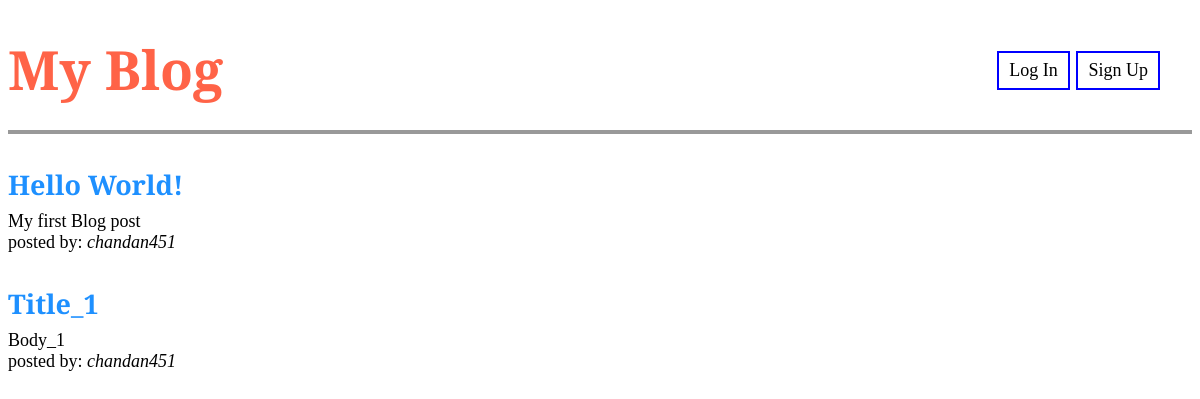
/, run on an earlier commit of the app's database.
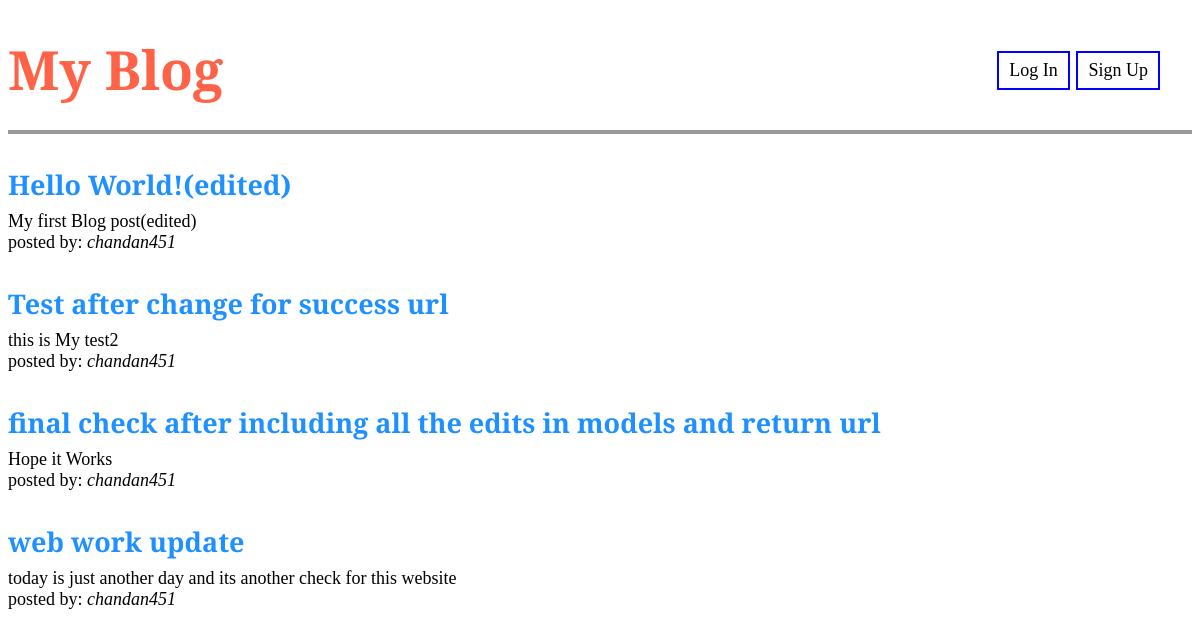
And on a later commit of the database.
### blog/models.py (models this page shows, shortened)
class Post(models.Model):
    title  = models.CharField(max_length=200)
    author = models.ForeignKey(User, on_delete=models.CASCADE)
    body   = models.TextField()

### blog/views.py (the view)
# urls.py: path('', BlogListView.as_view(), name='home'),
class BlogListView(ListView):
    model = Post
    template_name = 'home.html'

### templates/home.html
{% extends 'base.html' %}
{% block content %}
  {% for post in object_list %}
    <div class='post-entry'>
        <h2><a href="{% url 'post_detail' post.pk %}">{{ post.title }}</a></h2>
        <p>{{ post.body }}</p>
        {% if post.author == user %}
        <p>My Post</p>
        {% else %}
        <p>posted by: <i>{{ post.author }}</i></p>
        {% endif %}
    </div>
  {% endfor %}
{% endblock content %}

### templates/base.html (shortened to what this page needs)
<!DOCTYPE html>
{% load static %}
<html>
<head>
    <link href="{% static 'css/base.css' %}" rel="stylesheet">
</head>
<body>
    <div>
      <header>
        <div class="nav-left">
         <h1><a href= "{% url 'home' %}">My Blog</a></h1>
        </div>
        <div class="nav-right">
         {% if user.is_authenticated %}
         <a href="{% url 'logout' %}" class="button">Log out</a>
         <p><a href= "{% url 'post_new' %}" class="button2">New Blog Post</a></p>
         {% else %}
         <p><a href="{% url 'login' %}" class="button2">Log In</a>
            <a href= "{% url 'signup' %}" class="button2">Sign Up</a></p>
         {% endif %}
        </div>
      </header>
         {% block content %}
         {% endblock content %}
    </div>
</body>
</html>

### static/css/base.css (style rules this page uses)
body { font-family: 'Crimson Pro', serif; font-size: 18px; }
header { border-bottom: 4px solid #999; margin-bottom: 2rem; display: flex; }
header h1 a { color: tomato; text-decoration: none; font-size: 54px; }
.button2 { background-color: white; border: 2px solid blue; color: black; padding: 7px 10px; text-align: center; text-decoration: none; display: inline-block; font-size: 18px; transition-duration: 0.2s; }
.nav-left { display: flex; margin-right: auto; }
.nav-right { padding-top: 1rem; margin-right: 2rem; font-size: 27px }
.post-entry { margin-bottom: 2rem; }
.post-entry h2 { margin: 0.5rem 0; post-entrycolor: blueviolet; }
.post-entry h2 a { color: dodgerblue; text-decoration: none; }
.post-entry p { margin: 0; font-weight: 400; }

What changed in the data, as far as the page shows it:
removed Post: title "Title_1", body "Body_1", author "chandan451"
changed Post: title "Hello World!" → "Hello World!(edited)"; body "My first Blog post" → "My first Blog post(edited)"
added Post: title "Test after change for success url", body "this is My test2", author "chandan451"
added Post: title "final check after including all the edits in models and return url", body "Hope it Works", author "chandan451"
added Post: title "web work update", body "today is just another day and its another check for this website", author "chandan451"
